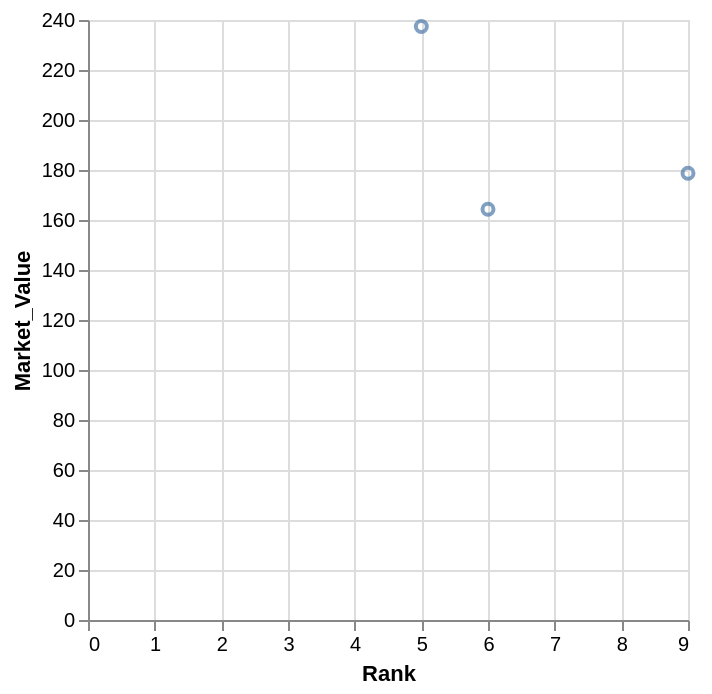

Write a Vega-Lite specification for this figure.
### Vega-Lite specification from a JSON file in a GitHub repository (floating-point values rounded to 4 significant figures)
{"data": {"values": [{"x_data": 5, "y_data": 237.4}, {"x_data": 9, "y_data": 178.7}, {"x_data": 6, "y_data": 164.3}]}, "mark": "point", "encoding": {"x": {"field": "x_data", "type": "quantitative", "title": "Rank"}, "y": {"field": "y_data", "type": "quantitative", "title": "Market_Value"}}}
